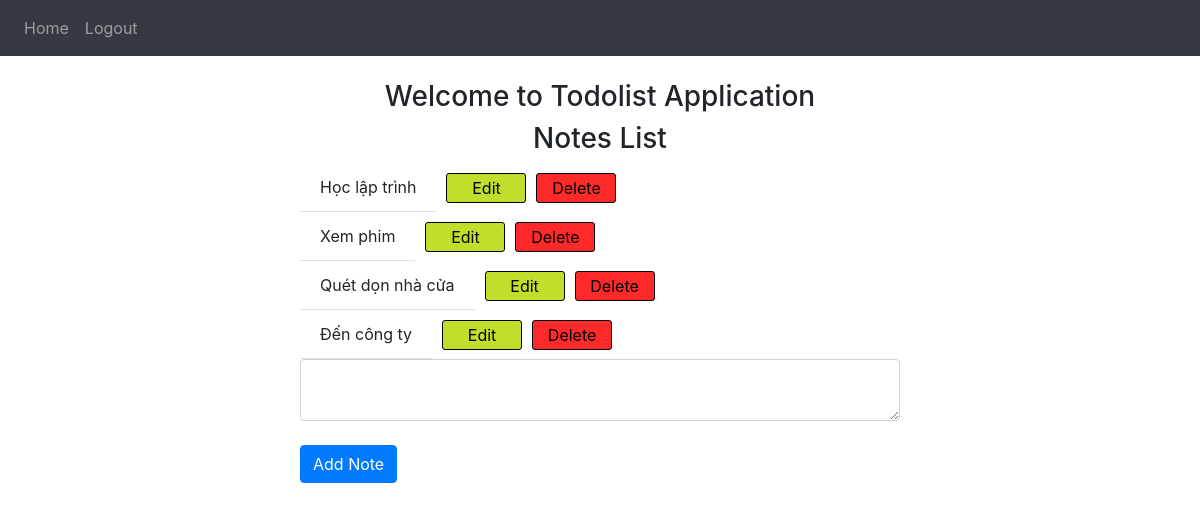
/ (signed in), run on an earlier commit of the app's database.
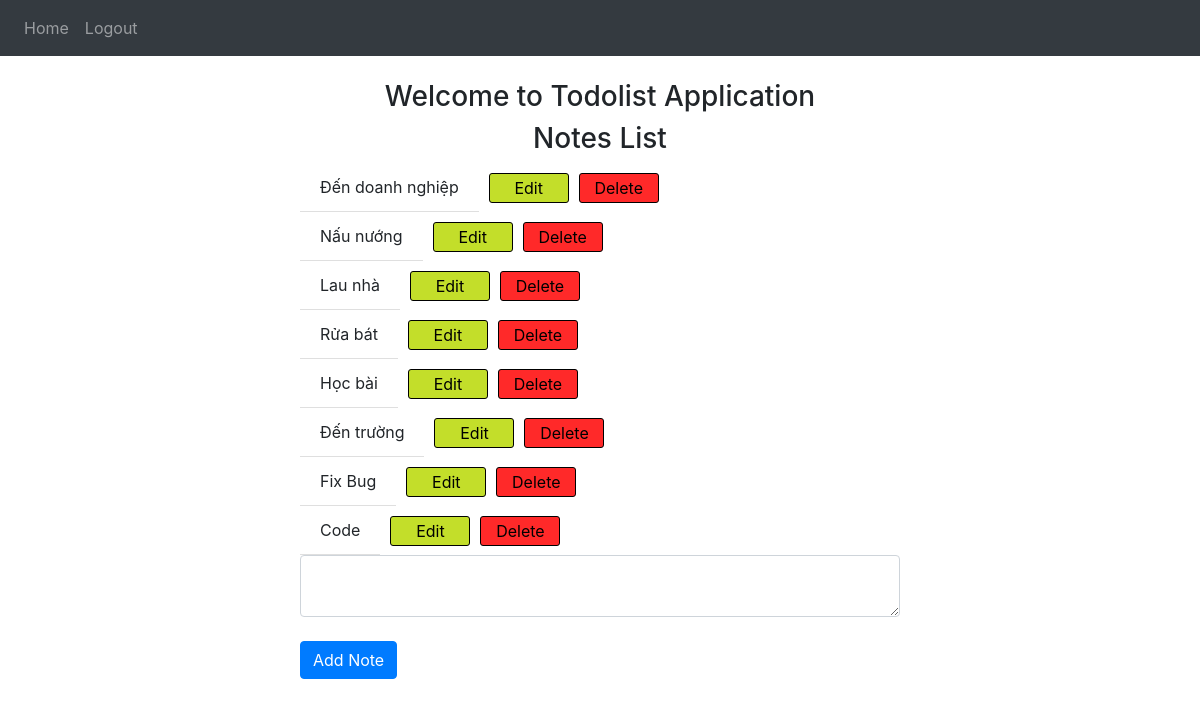
And on a later commit of the database.
### todolist/model.py (models this page shows)
class Note(db.Model):
   id = db.Column(db.Integer, primary_key=True)
   data = db.Column(db.String(10000))
   date = db.Column(db.DateTime(timezone = True), default = func.now( ))
   user_id = db.Column(db.Integer, db.ForeignKey("user.id"))

### todolist/view.py (the view)
@view.route("/", methods=["GET"])
@login_required
def home():
   return render_template("index.html", user=current_user)

### todolist/__init__.py (called while the page is built)
def create_app():
   app = Flask(__name__)
   app.config["SECRET_KEY"] = SECRET_KEY
   app.config["SQLALCHEMY_DATABASE_URI"] = f"sqlite:///{DB_NAME}"
   db.init_app(app)
   from .model import Note, User
   create_database(app)
   from .user import user
   from .view import view
   app.register_blueprint(user)
   app.register_blueprint(view)
   login_manager = LoginManager()
   login_manager.login_view = "user.login"
   login_manager.init_app(app)
   @login_manager.user_loader
   def load_user(id):
      return User.query.get(int(id))
   return app

### todolist/templates/index.html (shortened to what this page needs)
{% extends "base.html" %} {% block title %} Home - Todolist App {% endblock %} {% block
content %}
<div class="homepage-content">
    <div class="homepage-content__heading">
        <h3>Welcome to Todolist Application</h3>
        <h3>Notes List</h3>
    </div>
    <div>
        <ul class="list-group list-group-flush" id="notes">
            {% for note in user.notes%}
            <div class="list-group-item-wrap">
                <li class="list-group-item" data-id="{{note.id}}">{{note.data}}</li>
                <button onclick="editNote(`{{note.id}}`)" class="edit-note-btn">Edit</button>
                <button onclick="deleteNote(`{{note.id}}`)" class="delete-note-btn">Delete</button>
            </div>
            {% endfor %}
        </ul>
        <div>
            <textarea name="new_note" id="new_note" class="form-control"></textarea>
            <button onclick="addNote()" class="btn btn-primary">Add Note</button>
        </div>
    </div>
</div>
{% endblock %}

### todolist/templates/base.html (shortened to what this page needs)
<!DOCTYPE html>
<html lang="en">
   <head>
      <link
         rel="stylesheet"
         href="https://stackpath.bootstrapcdn.com/bootstrap/4.4.1/css/bootstrap.min.css"
      />
      <link
         rel="stylesheet"
         href="https://stackpath.bootstrapcdn.com/font-awesome/4.7.0/css/font-awesome.min.css"
      />
   </head>
   <body>
      <nav
         class="navbar navbar-expand-lg navbar-dark bg-dark justify-content-center"
      >
         <div class="collapse navbar-collapse" id="navbar">
            <div class="navbar-nav">
               {% if user.is_authenticated %}
               <a class="nav-item nav-link" id="home" href="/">Home</a>
               <a class="nav-item nav-link" id="logout" href="/logout"
                  >Logout</a
               >
               {% else %}
               <a class="nav-item nav-link" id="login" href="/login">Login</a>
               <a class="nav-item nav-link" id="signup" href="/signup"
                  >Register</a
               >
               {% endif %}
            </div>
         </div>
      </nav>
      <div>{% block content %} {% endblock %}</div>
   </body>
</html>

### todolist/templates/base.html (style rules this page uses)
.form-control { width: 600px; }

### todolist/templates/index.html (style rules this page uses)
.homepage-content { display: flex; align-items: center; justify-content: center; flex-direction: column; }
.homepage-content__heading { text-align: center; }
.list-group-item-wrap { display: flex; align-items: center; }
.edit-note-btn, .delete-note-btn, .save-edit-note-btn { display: inline-block; width: 80px; height: 30px; border: 1px solid #000; border-radius: 3px; }
.edit-note-btn { margin-left: 10px; background-color: rgb(195, 222, 42); }
.delete-note-btn { margin-left: 10px; background-color: rgb(255, 41, 41); }

What changed in the data, as far as the page shows it:
removed Note: data "Học lập trình"
removed Note: data "Xem phim"
removed Note: data "Quét dọn nhà cửa"
changed Note: data "Đến công ty" → "Đến doanh nghiệp"
added Note: data "Nấu nướng"
added Note: data "Lau nhà"
added Note: data "Rửa bát"
added Note: data "Học bài"
added Note: data "Đến trường"
added Note: data "Fix Bug"
added Note: data "Code"
